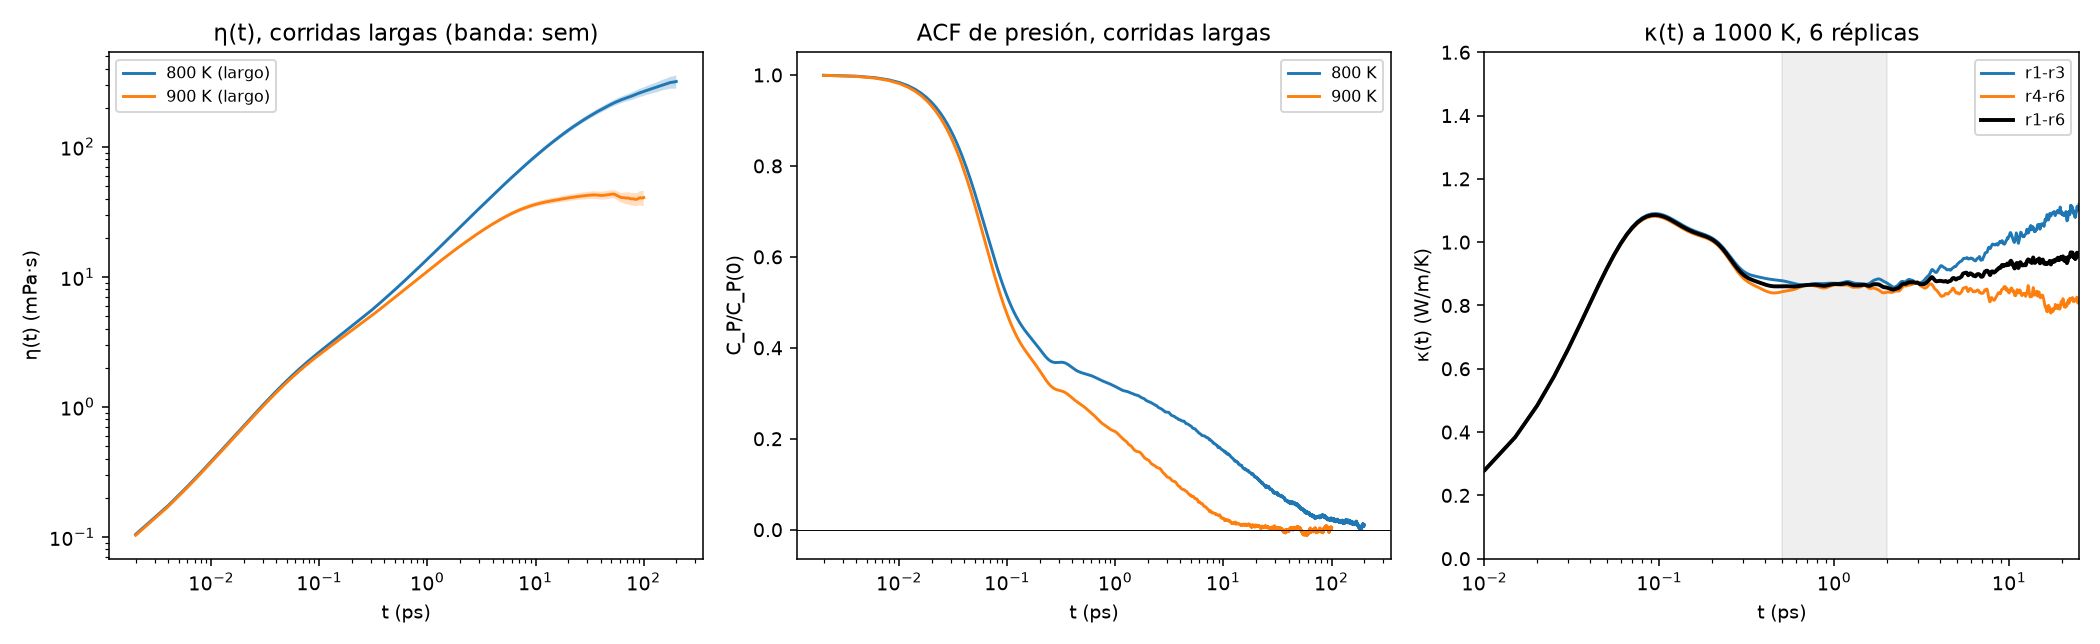

This figure's Python source:
"""(1) eta a 800 y 900 K con las corridas largas (long_r4..r6, tramos de 1 ns concatenados, se descarta la fila repetida).
    Bloques de BL ps (500 ps), ACF de pxy,pxz,pyz hasta TMAX ps, trapecio. Se informa eta(t), ACF, meseta (pendiente
    con bootstrap en [t_a,t_b]) y regla tipo Zhang (std/media entre bloques = 30/40/50 %, valor en [tc/2,tc]).
    Tambien kappa (0.5-2 ps) y D de las corridas largas.
(2) kappa a 1000 K con 6 replicas (cal_r1..r6): ventana 0.5-2 ps y cola 2-20 ps.
Figura eta_largo.png. Uso: python eta_largo.py"""
import numpy as np, glob, matplotlib; matplotlib.use("Agg"); import matplotlib.pyplot as plt
kB=1.380649e-23; eV=1.602176634e-19; rng=np.random.default_rng(1)
def acf(x,nl):
    n=len(x); f=np.fft.rfft(x,2*n); return np.fft.irfft(f*np.conj(f))[:nl]/(n-np.arange(nl))
def cat(d,tag,kind,npart):
    A=[np.loadtxt(f"{d}/{tag}_p{p}_{kind}.dat",comments="#") for p in range(1,npart+1)]
    return np.vstack([A[0]]+[a[1:] for a in A[1:]])
def blocks(cols,nl,m): 
    nb=len(cols[0])//m; return [np.mean([acf(c[b*m:(b+1)*m],nl) for c in cols],axis=0) for b in range(nb)]
sem=lambda a: a.std(ddof=1)/np.sqrt(len(a))
fig,ax=plt.subplots(1,3,figsize=(15,4.6)); a1,a2,a3=ax
CFG={800:(5,200.0,(50,150)),900:(3,100.0,(20,60))}; BL=500.0
for T,(npart,TMAX,(ta,tb)) in CFG.items():
    d=f"cal_{T}K_2e10"; V=float(open(f"{d}/cal_vmean.inc").read().split()[3]); BP=[];BJ=[];D=[]
    for tag in ("long_r4","long_r5","long_r6"):
        P=cat(d,tag,"press",npart); dtp=(P[1,0]-P[0,0])*1e-3; m=int(BL/dtp)
        BP+=blocks([P[:,i]*1e5 for i in (4,5,6)],int(TMAX/dtp),m)
        J=cat(d,tag,"hflux",npart); dtj=(J[1,0]-J[0,0])*1e-3
        BJ+=blocks([J[:,i]*eV*1e-10/1e-12 for i in (1,2,3)],int(3/dtj),int(BL/dtj))
        for p in range(1,npart+1):
            ms=np.loadtxt(f"{d}/{tag}_p{p}_msd.dat",comments="#"); t=ms[:,0]*1e-3; t=t-t[0]; h=len(t)//2
            D.append([np.polyfit(t[h:],ms[h:,i],1)[0]/6*10 for i in (1,2,3)])
    BP=np.array(BP); BJ=np.array(BJ); nb=len(BP)
    E=(np.cumsum(BP,1)-0.5*BP[:,:1])*dtp*V*1e-30/(kB*T)*1e-12*1e3; tp=np.arange(E.shape[1])*dtp
    K=(np.cumsum(BJ,1)-0.5*BJ[:,:1])*dtj/(V*1e-30*kB*T**2)*1e-12; tj=np.arange(K.shape[1])*dtj
    rho=BP.mean(0)/BP[:,0].mean()
    print(f"\n===== {T} K: {nb} bloques de {BL:.0f} ps (3 replicas x {npart} ns), ACF hasta {TMAX:.0f} ps")
    for x in (0.1,0.3,0.5,1,2): print(f"  ACF presion C/C0 a {x:>4} * TMAX ({x*TMAX:6.1f} ps): {rho[min(int(x*TMAX/dtp),len(rho)-1)]:+.3f}")
    print("  eta(t) [mPa s]: "+"  ".join(f"t={x:g}:{E[:,int(x/dtp)].mean():.1f}+-{sem(E[:,int(x/dtp)]):.1f}" for x in (5,10,20,50,100,150,199) if x<TMAX))
    sel=(tp>=ta)&(tp<=tb); g=E[:,sel].mean(1); sl=lambda M: np.polyfit(tp[sel],M[sel],1)[0]
    s0=sl(E.mean(0)); sb=np.std([sl(E[rng.integers(0,nb,nb)].mean(0)) for _ in range(300)])
    print(f"  ventana [{ta},{tb}] ps: eta = {g.mean():.1f} +- {sem(g):.1f} mPa s; pendiente {s0:+.3f} +- {sb:.3f} mPa s/ps -> {'meseta' if abs(s0)<2*sb else 'SIN meseta'}")
    r=E.std(0,ddof=1)/np.abs(E.mean(0)); out=[]
    for fr in (0.3,0.4,0.5):
        i=np.where((tp>=1)&(r>=fr))[0]; ic=int(i[0]) if len(i) else len(tp)-1; s=(tp>=tp[ic]/2)&(tp<=tp[ic])
        out.append(f"{100*fr:.0f}%: tc={tp[ic]:.0f} ps, eta={E[:,s].mean():.1f}")
    print("  regla Zhang: "+" | ".join(out))
    s5=(tj>=0.5)&(tj<=2); gk=K[:,s5].mean(1); Dm=np.mean(D,axis=0)
    print(f"  kappa[0.5-2 ps] = {gk.mean():.3f} +- {sem(gk):.3f} W/m/K ({nb} bloques) | D(Zr,Cu,Ag) = "+" ".join(f"{x:.3f}" for x in Dm)+" 1e-9 m2/s")
    e=E.mean(0); es=E.std(0,ddof=1)/np.sqrt(nb)
    a1.plot(tp[1:],e[1:],label=f"{T} K (largo)"); a1.fill_between(tp[1:],(e-es)[1:],(e+es)[1:],alpha=0.25)
    a2.plot(tp[1:],rho[1:],label=f"{T} K")
a1.set_xscale("log"); a1.set_yscale("log"); a1.set_xlabel("t (ps)"); a1.set_ylabel("η(t) (mPa·s)"); a1.set_title("η(t), corridas largas (banda: sem)"); a1.legend(fontsize=8)
a2.set_xscale("log"); a2.axhline(0,color="k",lw=0.5); a2.set_xlabel("t (ps)"); a2.set_ylabel("C_P/C_P(0)"); a2.set_title("ACF de presión, corridas largas"); a2.legend(fontsize=8)
# ---- (2) 1000 K, 6 replicas ----
d="cal_1000K_2e10"; T=1000; V=float(open(f"{d}/cal_vmean.inc").read().split()[3]); B=[]
for r in range(1,7):
    J=np.loadtxt(f"{d}/cal_r{r}_hflux.dat",comments="#"); dtj=(J[1,0]-J[0,0])*1e-3; m=len(J)//10
    B+=blocks([J[:,i]*eV*1e-10/1e-12 for i in (1,2,3)],int(25/dtj),m)
B=np.array(B); K=(np.cumsum(B,1)-0.5*B[:,:1])*dtj/(V*1e-30*kB*T**2)*1e-12; tj=np.arange(K.shape[1])*dtj
s5=(tj>=0.5)&(tj<=2); i2,i20=int(2/dtj),int(20/dtj)
print("\n===== 1000 K, 6 replicas x 10 bloques de 100 ps")
for grp,idx in (("r1-r3",range(0,30)),("r4-r6",range(30,60)),("r1-r6",range(0,60))):
    Kg=K[list(idx)]; Bg=B[list(idx)]; g=Kg[:,s5].mean(1); Dd=Kg[:,i20]-Kg[:,i2]; tail=Bg[:,i2:i20+1].mean(1)/Bg[:,0].mean()
    print(f"  {grp}: kappa[0.5-2] = {g.mean():.3f} +- {sem(g):.3f} | k(20)-k(2) = {Dd.mean():+.3f} +- {sem(Dd):.3f} | cola C/C0 [2,20] = {1e4*tail.mean():+.2f} +- {1e4*sem(tail):.2f} e-4")
print("  por replica k(20)-k(2): "+" ".join(f"r{r+1}:{(K[r*10:(r+1)*10,i20]-K[r*10:(r+1)*10,i2]).mean():+.2f}" for r in range(6)))
print("  por replica kappa[0.5-2]: "+" ".join(f"r{r+1}:{K[r*10:(r+1)*10][:,s5].mean():.3f}" for r in range(6)))
for nm,idx in (("r1-r3",range(0,30)),("r4-r6",range(30,60))): a3.plot(tj[1:],K[list(idx)].mean(0)[1:],label=nm)
a3.plot(tj[1:],K.mean(0)[1:],"k",lw=2,label="r1-r6"); a3.set_xscale("log"); a3.set_xlim(0.01,25); a3.set_ylim(0,1.6); a3.axvspan(0.5,2,color="gray",alpha=0.12)
a3.set_xlabel("t (ps)"); a3.set_ylabel("κ(t) (W/m/K)"); a3.set_title("κ(t) a 1000 K, 6 réplicas"); a3.legend(fontsize=8)
fig.tight_layout(); fig.savefig("eta_largo.png",dpi=140)
